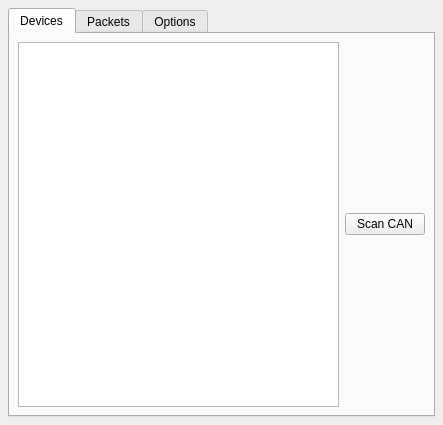
<ui version="4.0" >
 <author></author>
 <comment></comment>
 <exportmacro></exportmacro>
 <class>MainWindow</class>
 <widget class="QMainWindow" name="MainWindow" >
  <property name="geometry" >
   <rect>
    <x>0</x>
    <y>0</y>
    <width>443</width>
    <height>425</height>
   </rect>
  </property>
  <property name="windowTitle" >
   <string>MainWindow</string>
  </property>
  <widget class="QWidget" name="centralWidget" >
   <layout class="QHBoxLayout" >
    <property name="margin" >
     <number>8</number>
    </property>
    <property name="spacing" >
     <number>6</number>
    </property>
    <item>
     <widget class="QTabWidget" name="tabWidget" >
      <widget class="QWidget" name="tab" >
       <attribute name="title" >
        <string>Devices</string>
       </attribute>
       <layout class="QGridLayout" >
        <property name="margin" >
         <number>8</number>
        </property>
        <property name="spacing" >
         <number>6</number>
        </property>
        <item row="0" column="1" >
         <widget class="QPushButton" name="pushButtonScanCan" >
          <property name="text" >
           <string>Scan CAN</string>
          </property>
         </widget>
        </item>
        <item row="0" column="0" >
         <widget class="QTreeView" name="treeView" />
        </item>
       </layout>
      </widget>
      <widget class="QWidget" name="tab" >
       <attribute name="title" >
        <string>Packets</string>
       </attribute>
       <layout class="QGridLayout" >
        <property name="margin" >
         <number>8</number>
        </property>
        <property name="spacing" >
         <number>6</number>
        </property>
        <item row="0" column="0" >
         <widget class="QTableView" name="tableViewPackets" />
        </item>
       </layout>
      </widget>
      <widget class="QWidget" name="tab" >
       <attribute name="title" >
        <string>Options</string>
       </attribute>
       <layout class="QGridLayout" >
        <property name="margin" >
         <number>8</number>
        </property>
        <property name="spacing" >
         <number>6</number>
        </property>
        <item row="2" column="1" >
         <widget class="QLabel" name="statusLabel" >
          <property name="sizePolicy" >
           <sizepolicy>
            <hsizetype>5</hsizetype>
            <vsizetype>4</vsizetype>
            <horstretch>0</horstretch>
            <verstretch>0</verstretch>
           </sizepolicy>
          </property>
          <property name="text" >
           <string>Status</string>
          </property>
         </widget>
        </item>
        <item row="2" column="2" >
         <widget class="QPushButton" name="pushButtonConnect" >
          <property name="maximumSize" >
           <size>
            <width>100</width>
            <height>16777215</height>
           </size>
          </property>
          <property name="text" >
           <string>Connect</string>
          </property>
         </widget>
        </item>
        <item row="0" column="0" >
         <widget class="QLabel" name="label" >
          <property name="text" >
           <string>Host</string>
          </property>
         </widget>
        </item>
        <item row="1" column="0" >
         <widget class="QLabel" name="label_2" >
          <property name="text" >
           <string>Port</string>
          </property>
         </widget>
        </item>
        <item row="0" column="1" colspan="2" >
         <widget class="QLineEdit" name="lineEditHost" >
          <property name="text" >
           <string>rl</string>
          </property>
         </widget>
        </item>
        <item row="1" column="1" >
         <widget class="QLineEdit" name="lineEditPort" >
          <property name="maximumSize" >
           <size>
            <width>40</width>
            <height>16777215</height>
           </size>
          </property>
          <property name="text" >
           <string>2342</string>
          </property>
         </widget>
        </item>
       </layout>
      </widget>
     </widget>
    </item>
   </layout>
  </widget>
 </widget>
 <pixmapfunction></pixmapfunction>
 <resources/>
 <connections/>
</ui>
